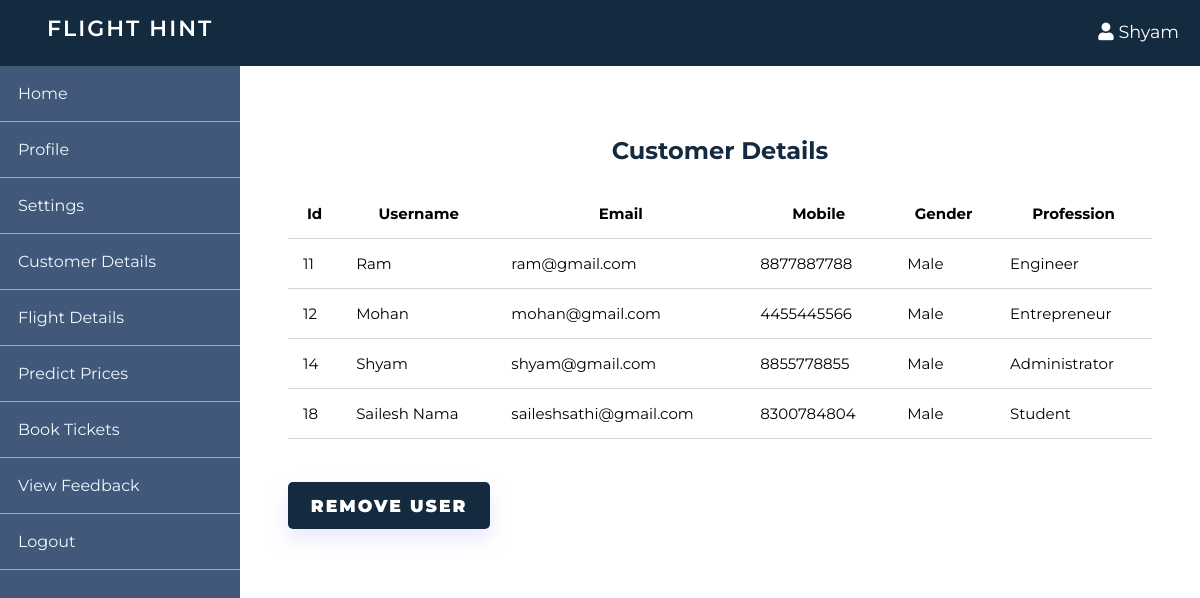
Screenshot of /adminCustomerDetails.php (signed in) with the database file from the repository.
### tables this page shows
CREATE TABLE IF NOT EXISTS `profile` (
  `id` int(11) NOT NULL AUTO_INCREMENT,
  `username` varchar(255) DEFAULT NULL,
  `email` varchar(255) DEFAULT NULL,
  `mobile` varchar(255) DEFAULT NULL,
  `gender` varchar(255) DEFAULT NULL,
  `dob` varchar(255) DEFAULT NULL,
  `profession` varchar(255) DEFAULT NULL,
  PRIMARY KEY (`id`),
  UNIQUE KEY `username` (`username`),
  UNIQUE KEY `email` (`email`)
);

### adminCustomerDetails.php (the view, shortened to what this page needs)
<!DOCTYPE html>
<html lang="en">
  <head>
    <link
      rel="stylesheet"
      href="https://use.fontawesome.com/releases/v5.7.2/css/all.css"
    />
    <link rel="stylesheet" href="css/style.css" />
    <link rel="stylesheet" href="css/admin.css" />
  </head>
  <body>
    <header>
      <div class="logo">
        <h1 class="logo-text">Flight Hint</h1>
      </div>
      <ul class="nav">
        <li>
          <a href="#">
            <i class="fa fa-user"></i>
            <?php
            echo $_SESSION['username'];
          ?>
          </a>
        </li>
      </ul>
    </header>
    <div class="admin-wrapper">
      <div class="left-sidebar">
      <ul>
          <li><a href="adminDashboard.php">Home</a></li>
          <li><a href="adminProfile.php">Profile</a></li>
          <li><a href="adminSettings.php">Settings</a></li>
          <li><a href="adminCustomerDetails.php">Customer Details</a></li>
          <li><a href="adminFlightDetails.php">Flight Details</a></li>
          <li><a href="http://127.0.0.1:5000/">Predict Prices</a></li>
          <li><a href="adminPurchase.php">Book Tickets</a></li>
          <li><a href="adminFeedback.php">View Feedback</a></li>
          <li><a href="logout.php">Logout</a></li>
        </ul>
      </div>
      <div class="admin-content">
        <div class="content">
          <h2 class="page-title">Customer Details</h2>
            <table>
                 <tr>
                    <th>Id</th>
                    <th>Username</th>
                    <th>Email</th>
                    <th>Mobile</th>
                    <th>Gender</th>
                    <th>Profession</th>
                </tr>
                <?php
                    $con=mysqli_connect('localhost','root');
                    mysqli_select_db($con,'flightrecords');
                    $q=" select * from profile ";
                    $result=mysqli_query($con,$q);
                    while ($row = $result->fetch_assoc()) {
                ?>
                <tr>
                    <td><?php echo $row['id'];?></td>
                    <td><?php echo $row['username'];?></td>
                    <td><?php echo $row['email'];?></td>
                    <td><?php echo $row['mobile'];?></td>
                    <td><?php echo $row['gender'];?></td>
                    <td><?php echo $row['profession'];?></td>
                </tr>
                <?php
                    }
                 ?>
            </table>
         <br><br><br>
            <a href="adminRemoveCustomer.php" class="btn btn-big">Remove user</a>
        </div>
      </div>
    </div>
  </body>
</html>

### css/style.css (style rules this page uses)
* { box-sizing: border-box; margin: 0; padding: 0; font-family: "Montserrat", sans-serif; }
html, body { height: 100%; padding: 0px; margin: 0px; background: #ffffff; font-family: "Montserrat", sans-serif; }
h1, h2, h3, h4, h5, h6 { font-family: "Montserrat", sans-serif; color: black; margin: 5px; }
a { text-decoration: none; color: inherit; }
th { text-align: center; }
.btn { padding: 0.5rem 1rem; background-color: #142a3f; color: white; border: double 2px transparent; border-radius: 5px; font-size: 1.08em; font-weight: 900; font-family: "Montserrat", sans-serif; text-decoration: none; text-align: center; cursor: pointer; text-transform: uppercase; margin-right: 50px; letter-spacing: 2px; box-shadow: 0 10px 20px rgba(186, 171, 238, 0.3); }
.btn-big { padding: 0.7rem 1.3rem; line-height: 1.3rem; }
header { background-color: #142a3f; height: 66px; }
header * { color: white; }
header .logo { float: left; height: inherit; margin-left: 2em; }
header .logo-text { margin: 15px; font-family: "Montserrat", sans-serif; color: white; font-size: 22px; font-weight: 600; letter-spacing: 2px; text-transform: uppercase; }
header ul { float: right; margin: 0px; padding: 0px; list-style: none; }
header ul li { float: left; position: relative; }
header ul li a { display: block; padding: 21px; font-size: 1.1em; text-decoration: none; }
.content { width: 90%; margin: 30px auto 30px; }

### css/admin.css (style rules this page uses)
header { background: #142a3f; }
.admin-wrapper { display: flex; height: calc(100% - 66px); }
.admin-wrapper .left-sidebar { flex: 2; height: 100%; background: #41587a; }
.admin-wrapper .left-sidebar ul { list-style: none; margin: 0px; padding: 0px; color: aliceblue; }
.admin-wrapper .left-sidebar ul li a { padding: 18px; display: block; border-bottom: 1px solid #92acd3; }
.admin-wrapper .admin-content { flex: 8; height: 100%; padding-top: 40px; padding-bottom: 100px; padding-left: auto; padding-right: auto; overflow-y: scroll; }
.admin-content .page-title { text-align: center; margin-bottom: 1.5rem; color: #142a3f; }
table { width: 100%; border-collapse: collapse; font-size: 15px; }
th { padding: 15px; text-align: center; border-bottom: 1px solid #d3d3d3; }
td { padding: 15px; text-align: left; border-bottom: 1px solid #d3d3d3; }

### rows the page displays
profile: id "11", username "Ram", email "ram@gmail.com", mobile "8877887788", gender "Male", profession "Engineer"
profile: id "12", username "Mohan", email "mohan@gmail.com", mobile "4455445566", gender "Male", profession "Entrepreneur"
profile: id "14", username "Shyam", email "shyam@gmail.com", mobile "8855778855", gender "Male", profession "Administrator"
profile: id "18", username "Sailesh Nama", email "saileshsathi@gmail.com", mobile "8300784804", gender "Male", profession "Student"

### other values shown
$_SESSION['username'] "Shyam"
